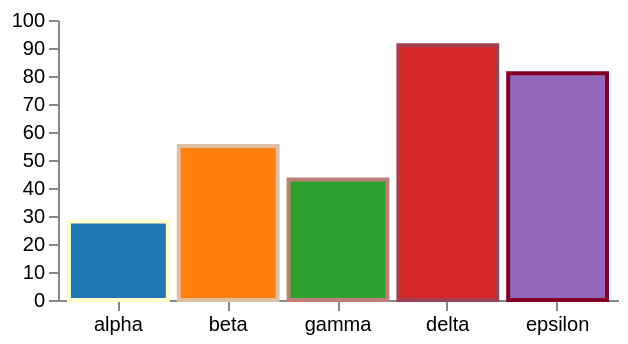

Source (Vega-Lite JSON):
### Vega specification from a JSON file in a GitHub repository (floating-point values rounded to 4 significant figures)
{"$schema": "https://vega.github.io/schema/vega/v6.json", "description": "Bars coloured by an ordinal category10 scheme, plus a sequential colour scale over an explicit two-colour range. The fifth differential fixture: covers scheme palettes and colour interpolation.", "width": 280, "height": 140, "padding": 5, "data": [{"name": "table", "values": [{"k": "alpha", "v": 28, "heat": 0}, {"k": "beta", "v": 55, "heat": 25}, {"k": "gamma", "v": 43, "heat": 50}, {"k": "delta", "v": 91, "heat": 75}, {"k": "epsilon", "v": 81, "heat": 100}]}], "scales": [{"name": "x", "type": "band", "domain": {"data": "table", "field": "k"}, "range": "width", "padding": 0.1}, {"name": "y", "type": "linear", "domain": {"data": "table", "field": "v"}, "nice": true, "range": "height"}, {"name": "category", "type": "ordinal", "domain": {"data": "table", "field": "k"}, "range": {"scheme": "category10"}}, {"name": "heat", "type": "linear", "domain": [0, 100], "range": ["#ffffcc", "#800026"]}], "axes": [{"orient": "bottom", "scale": "x"}, {"orient": "left", "scale": "y"}], "marks": [{"type": "rect", "name": "bars", "from": {"data": "table"}, "encode": {"enter": {"x": {"scale": "x", "field": "k"}, "width": {"scale": "x", "band": 1}, "y": {"scale": "y", "field": "v"}, "y2": {"scale": "y", "value": 0}, "fill": {"scale": "category", "field": "k"}, "stroke": {"scale": "heat", "field": "heat"}, "strokeWidth": {"value": 2}}}}]}
